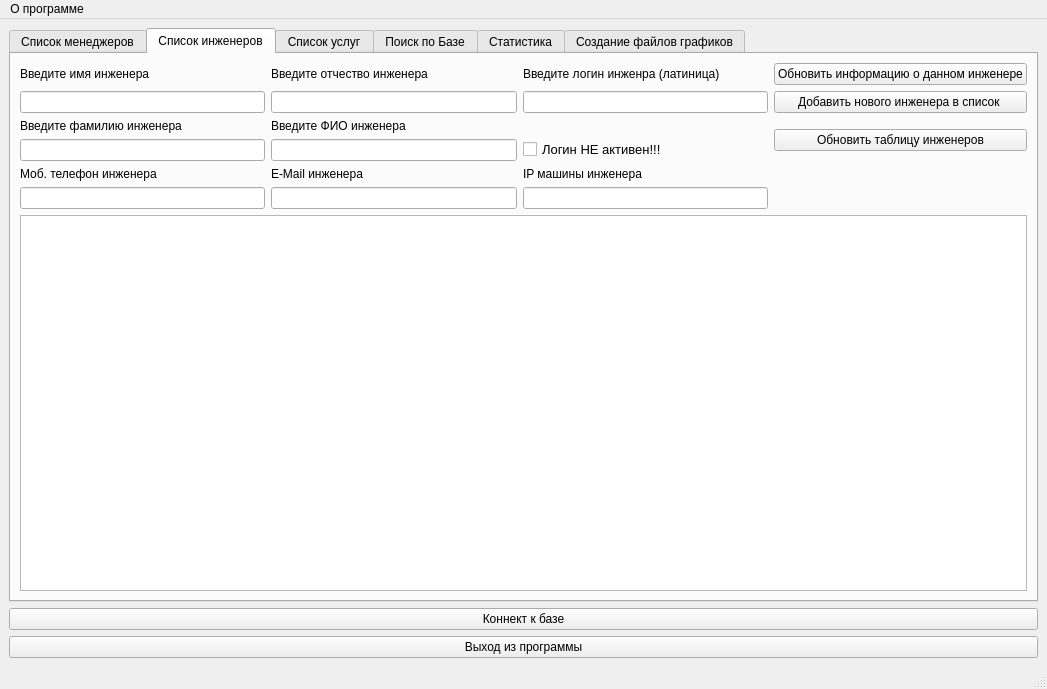
<?xml version="1.0" encoding="UTF-8"?>
<ui version="4.0">
 <class>MainWindow</class>
 <widget class="QMainWindow" name="MainWindow">
  <property name="geometry">
   <rect>
    <x>0</x>
    <y>0</y>
    <width>1047</width>
    <height>689</height>
   </rect>
  </property>
  <property name="windowTitle">
   <string>MainWindow</string>
  </property>
  <widget class="QWidget" name="centralwidget">
   <layout class="QGridLayout" name="gridLayout_6">
    <item row="0" column="0">
     <layout class="QHBoxLayout" name="horizontalLayout">
      <property name="sizeConstraint">
       <enum>QLayout::SetMaximumSize</enum>
      </property>
      <item>
       <widget class="QTabWidget" name="tabWidget">
        <property name="sizePolicy">
         <sizepolicy hsizetype="Expanding" vsizetype="Expanding">
          <horstretch>218</horstretch>
          <verstretch>224</verstretch>
         </sizepolicy>
        </property>
        <property name="minimumSize">
         <size>
          <width>1021</width>
          <height>360</height>
         </size>
        </property>
        <property name="font">
         <font>
          <weight>50</weight>
          <bold>false</bold>
          <stylestrategy>PreferAntialias</stylestrategy>
         </font>
        </property>
        <property name="currentIndex">
         <number>1</number>
        </property>
        <widget class="QWidget" name="tab">
         <property name="font">
          <font>
           <stylestrategy>PreferAntialias</stylestrategy>
          </font>
         </property>
         <property name="accessibleName">
          <string/>
         </property>
         <attribute name="title">
          <string>Список менеджеров</string>
         </attribute>
         <layout class="QGridLayout" name="gridLayout">
          <item row="10" column="0">
           <widget class="QLineEdit" name="lineEdit_family"/>
          </item>
          <item row="7" column="1" rowspan="2">
           <widget class="QLabel" name="label_3">
            <property name="text">
             <string>Короткое имя менеджера</string>
            </property>
           </widget>
          </item>
          <item row="7" column="0" rowspan="2">
           <widget class="QLabel" name="label_2">
            <property name="text">
             <string>Фамилия менеджера</string>
            </property>
           </widget>
          </item>
          <item row="5" column="1">
           <widget class="QLineEdit" name="lineEdit_otchestvo"/>
          </item>
          <item row="5" column="0">
           <widget class="QLineEdit" name="lineEdit_name"/>
          </item>
          <item row="10" column="1">
           <widget class="QLineEdit" name="lineEdit_shortname"/>
          </item>
          <item row="0" column="0">
           <widget class="QLabel" name="label">
            <property name="text">
             <string>Имя менеджера</string>
            </property>
           </widget>
          </item>
          <item row="10" column="2" colspan="2">
           <widget class="QCheckBox" name="checkBox_admin">
            <property name="font">
             <font>
              <pointsize>10</pointsize>
              <stylestrategy>PreferAntialias</stylestrategy>
             </font>
            </property>
            <property name="text">
             <string>Менеджер имеет Администраторские права!</string>
            </property>
           </widget>
          </item>
          <item row="13" column="0" colspan="5">
           <widget class="QTableWidget" name="tableWidget_manager">
            <property name="sortingEnabled">
             <bool>true</bool>
            </property>
           </widget>
          </item>
          <item row="0" column="1">
           <widget class="QLabel" name="label_4">
            <property name="text">
             <string>Отчество менеджера</string>
            </property>
           </widget>
          </item>
          <item row="12" column="0">
           <widget class="QLineEdit" name="lineEdit_number_m_lastkp"/>
          </item>
          <item row="11" column="0">
           <widget class="QLabel" name="label_number_m_lastkp">
            <property name="text">
             <string>Номер последнего коммерческого предложения </string>
            </property>
           </widget>
          </item>
          <item row="0" column="4">
           <widget class="QPushButton" name="pushButton_table1_refresh">
            <property name="text">
             <string>Обновить таблицу менеджеров</string>
            </property>
           </widget>
          </item>
          <item row="5" column="4">
           <widget class="QPushButton" name="pushButton_insert_table1">
            <property name="text">
             <string>Записать в таблицу</string>
            </property>
           </widget>
          </item>
          <item row="10" column="4">
           <widget class="QPushButton" name="pushButton_manager_delete">
            <property name="text">
             <string>Удалить данные о менеджере</string>
            </property>
           </widget>
          </item>
          <item row="12" column="1">
           <widget class="QLineEdit" name="lineEdit_number_m_lastdog"/>
          </item>
          <item row="11" column="1">
           <widget class="QLabel" name="label_number_m_lastdog">
            <property name="text">
             <string>Номер последнего договора</string>
            </property>
           </widget>
          </item>
          <item row="12" column="2">
           <widget class="QLineEdit" name="lineEdit_tel_manager"/>
          </item>
          <item row="11" column="2">
           <widget class="QLabel" name="label_tel_manager">
            <property name="text">
             <string>Телефон менеджера</string>
            </property>
           </widget>
          </item>
          <item row="12" column="3">
           <widget class="QLineEdit" name="lineEdit_email_manager"/>
          </item>
          <item row="11" column="3">
           <widget class="QLabel" name="label_email_manager">
            <property name="text">
             <string>E-mail менеджера</string>
            </property>
           </widget>
          </item>
          <item row="5" column="3">
           <widget class="QCheckBox" name="checkBox_acticve">
            <property name="font">
             <font>
              <pointsize>10</pointsize>
             </font>
            </property>
            <property name="text">
             <string>Менеджер неактивен!</string>
            </property>
           </widget>
          </item>
          <item row="5" column="2">
           <widget class="QLineEdit" name="lineEdit_login_manager"/>
          </item>
          <item row="0" column="2">
           <widget class="QLabel" name="label_5">
            <property name="text">
             <string>Логин менеджера</string>
            </property>
           </widget>
          </item>
          <item row="11" column="4">
           <widget class="QLabel" name="label_ip_manager">
            <property name="text">
             <string>IP менеджера</string>
            </property>
           </widget>
          </item>
          <item row="12" column="4">
           <widget class="QLineEdit" name="lineEdit_ip_manager"/>
          </item>
         </layout>
        </widget>
        <widget class="QWidget" name="tab_2">
         <attribute name="title">
          <string>Список инженеров</string>
         </attribute>
         <layout class="QGridLayout" name="gridLayout_5">
          <item row="3" column="2">
           <widget class="QLabel" name="label_fio_eng">
            <property name="text">
             <string>Введите ФИО инженера</string>
            </property>
           </widget>
          </item>
          <item row="4" column="1">
           <widget class="QLineEdit" name="lineEdit_family_eng"/>
          </item>
          <item row="1" column="1">
           <widget class="QLabel" name="label_name_eng">
            <property name="text">
             <string>Введите имя инженера</string>
            </property>
           </widget>
          </item>
          <item row="1" column="2">
           <widget class="QLabel" name="label_otch_eng">
            <property name="text">
             <string>Введите отчество инженера</string>
            </property>
           </widget>
          </item>
          <item row="0" column="0">
           <layout class="QGridLayout" name="gridLayout_2"/>
          </item>
          <item row="1" column="3">
           <widget class="QLabel" name="label_login_eng">
            <property name="text">
             <string>Введите логин инженра (латиница)</string>
            </property>
           </widget>
          </item>
          <item row="1" column="4">
           <widget class="QPushButton" name="pushButton_edit_eng_table">
            <property name="text">
             <string>Обновить информацию о данном инженере</string>
            </property>
           </widget>
          </item>
          <item row="2" column="1">
           <widget class="QLineEdit" name="lineEdit_name_eng"/>
          </item>
          <item row="2" column="2">
           <widget class="QLineEdit" name="lineEdit_otchestvo_eng"/>
          </item>
          <item row="2" column="3">
           <widget class="QLineEdit" name="lineEdit_login_eng"/>
          </item>
          <item row="2" column="4">
           <widget class="QPushButton" name="pushButton_insert_eng">
            <property name="text">
             <string>Добавить нового инженера в список </string>
            </property>
           </widget>
          </item>
          <item row="3" column="1">
           <widget class="QLabel" name="label_family_eng">
            <property name="text">
             <string>Введите фамилию инженера</string>
            </property>
           </widget>
          </item>
          <item row="3" column="4" rowspan="2">
           <widget class="QPushButton" name="pushButton_refresh_eng_table">
            <property name="text">
             <string>Обновить таблицу инженеров</string>
            </property>
           </widget>
          </item>
          <item row="4" column="2">
           <widget class="QLineEdit" name="lineEdit_fio_eng"/>
          </item>
          <item row="4" column="3">
           <widget class="QCheckBox" name="checkBox_login_na_eng">
            <property name="font">
             <font>
              <pointsize>10</pointsize>
             </font>
            </property>
            <property name="text">
             <string>Логин НЕ активен!!!</string>
            </property>
           </widget>
          </item>
          <item row="6" column="1">
           <widget class="QLineEdit" name="lineEdit_tel_eng"/>
          </item>
          <item row="5" column="1">
           <widget class="QLabel" name="label_tel_eng">
            <property name="text">
             <string>Моб. телефон инженера</string>
            </property>
           </widget>
          </item>
          <item row="5" column="2">
           <widget class="QLabel" name="label_email_eng">
            <property name="text">
             <string>E-Mail инженера</string>
            </property>
           </widget>
          </item>
          <item row="6" column="2">
           <widget class="QLineEdit" name="lineEdit_mail_eng"/>
          </item>
          <item row="7" column="1" colspan="4">
           <widget class="QTableWidget" name="tableWidget_eng"/>
          </item>
          <item row="5" column="3">
           <widget class="QLabel" name="label_ip_eng">
            <property name="text">
             <string>IP машины инженера</string>
            </property>
           </widget>
          </item>
          <item row="6" column="3">
           <widget class="QLineEdit" name="lineEdit_ip_eng"/>
          </item>
         </layout>
        </widget>
        <widget class="QWidget" name="tab_3">
         <attribute name="title">
          <string>Список услуг</string>
         </attribute>
         <widget class="QLineEdit" name="lineEdit_name_uslug">
          <property name="geometry">
           <rect>
            <x>20</x>
            <y>40</y>
            <width>351</width>
            <height>20</height>
           </rect>
          </property>
         </widget>
         <widget class="QLineEdit" name="lineEdit_number_uslug">
          <property name="geometry">
           <rect>
            <x>20</x>
            <y>90</y>
            <width>113</width>
            <height>20</height>
           </rect>
          </property>
         </widget>
         <widget class="QLabel" name="label__name_uslug">
          <property name="geometry">
           <rect>
            <x>20</x>
            <y>20</y>
            <width>161</width>
            <height>16</height>
           </rect>
          </property>
          <property name="text">
           <string>Введите наименование услуги</string>
          </property>
         </widget>
         <widget class="QLabel" name="label_number_uslug">
          <property name="geometry">
           <rect>
            <x>20</x>
            <y>70</y>
            <width>121</width>
            <height>16</height>
           </rect>
          </property>
          <property name="text">
           <string>Введите номер услуги</string>
          </property>
         </widget>
         <widget class="QLineEdit" name="lineEdit_type_uslug">
          <property name="geometry">
           <rect>
            <x>150</x>
            <y>90</y>
            <width>391</width>
            <height>20</height>
           </rect>
          </property>
         </widget>
         <widget class="QLabel" name="label_type_uslug">
          <property name="geometry">
           <rect>
            <x>160</x>
            <y>70</y>
            <width>111</width>
            <height>16</height>
           </rect>
          </property>
          <property name="text">
           <string>Введите тип услуги</string>
          </property>
         </widget>
         <widget class="QLineEdit" name="lineEdit_number_type_uslug">
          <property name="geometry">
           <rect>
            <x>550</x>
            <y>90</y>
            <width>141</width>
            <height>20</height>
           </rect>
          </property>
         </widget>
         <widget class="QLabel" name="label_number_type_uslug">
          <property name="geometry">
           <rect>
            <x>550</x>
            <y>70</y>
            <width>141</width>
            <height>16</height>
           </rect>
          </property>
          <property name="text">
           <string>Введите № типа (Важно!)</string>
          </property>
         </widget>
         <widget class="QPlainTextEdit" name="plainTextEdit_uslug">
          <property name="geometry">
           <rect>
            <x>380</x>
            <y>10</y>
            <width>371</width>
            <height>51</height>
           </rect>
          </property>
          <property name="font">
           <font>
            <weight>75</weight>
            <bold>true</bold>
           </font>
          </property>
          <property name="plainText">
           <string>В программе используется именно № типа  услуги, а не наименование услуги для внутренней работы программы. Внимательно заполняйте цифровое поле &quot;№ типа&quot;!!</string>
          </property>
         </widget>
         <widget class="QPushButton" name="pushButton_edit_uslug">
          <property name="geometry">
           <rect>
            <x>760</x>
            <y>10</y>
            <width>251</width>
            <height>23</height>
           </rect>
          </property>
          <property name="text">
           <string>Перезаписать услугу!</string>
          </property>
         </widget>
         <widget class="QPushButton" name="pushButton_insert_uslug">
          <property name="geometry">
           <rect>
            <x>760</x>
            <y>40</y>
            <width>251</width>
            <height>23</height>
           </rect>
          </property>
          <property name="text">
           <string>Добавить новую услугу!</string>
          </property>
         </widget>
         <widget class="QPushButton" name="pushButton_delet_uslug">
          <property name="geometry">
           <rect>
            <x>760</x>
            <y>70</y>
            <width>251</width>
            <height>23</height>
           </rect>
          </property>
          <property name="text">
           <string>Удалить услугу</string>
          </property>
         </widget>
         <widget class="QTableWidget" name="tableWidget_uslug">
          <property name="geometry">
           <rect>
            <x>10</x>
            <y>130</y>
            <width>991</width>
            <height>301</height>
           </rect>
          </property>
         </widget>
         <widget class="QWidget" name="gridLayoutWidget_2">
          <property name="geometry">
           <rect>
            <x>10</x>
            <y>10</y>
            <width>2</width>
            <height>2</height>
           </rect>
          </property>
          <layout class="QGridLayout" name="gridLayout_3"/>
         </widget>
         <widget class="QPushButton" name="pushButton_refresh_uslug_table">
          <property name="geometry">
           <rect>
            <x>760</x>
            <y>100</y>
            <width>251</width>
            <height>23</height>
           </rect>
          </property>
          <property name="text">
           <string>Обновить таблицу</string>
          </property>
         </widget>
        </widget>
        <widget class="QWidget" name="tab_4">
         <attribute name="title">
          <string>Поиск по Базе</string>
         </attribute>
         <layout class="QGridLayout" name="gridLayout_4">
          <item row="1" column="5" rowspan="2">
           <widget class="QCheckBox" name="checkBox_datee_search">
            <property name="text">
             <string>По Датам (формат - 31.12.2013)</string>
            </property>
           </widget>
          </item>
          <item row="6" column="4" rowspan="3">
           <widget class="QCheckBox" name="checkBox_memo_search">
            <property name="text">
             <string>По Напоминаниям</string>
            </property>
           </widget>
          </item>
          <item row="1" column="3" rowspan="2">
           <widget class="QCheckBox" name="checkBox_manager_search">
            <property name="text">
             <string>По менеджерам</string>
            </property>
           </widget>
          </item>
          <item row="1" column="4" rowspan="2">
           <widget class="QCheckBox" name="checkBox_adres_search">
            <property name="text">
             <string>По Адресам</string>
            </property>
           </widget>
          </item>
          <item row="5" column="0" rowspan="2" colspan="2">
           <widget class="QPushButton" name="pushButton_search_base">
            <property name="text">
             <string>Поиск по Базе</string>
            </property>
           </widget>
          </item>
          <item row="8" column="0" colspan="2">
           <widget class="QPushButton" name="pushButton_search_result">
            <property name="text">
             <string>Поиск в найденном</string>
            </property>
           </widget>
          </item>
          <item row="0" column="0" colspan="2">
           <widget class="QLabel" name="label_search">
            <property name="text">
             <string>Введите искомое ( предпочтительно одно слово )</string>
            </property>
           </widget>
          </item>
          <item row="10" column="0" colspan="7">
           <widget class="QTableWidget" name="tableWidget_search"/>
          </item>
          <item row="6" column="6" rowspan="3">
           <widget class="QPushButton" name="pushButton_clear_table_search">
            <property name="text">
             <string>Очистить таблицу</string>
            </property>
           </widget>
          </item>
          <item row="4" column="5" rowspan="2">
           <widget class="QCheckBox" name="checkBox_log_search">
            <property name="text">
             <string>По Логам</string>
            </property>
           </widget>
          </item>
          <item row="6" column="3" rowspan="3">
           <widget class="QCheckBox" name="checkBox_number_dog_search">
            <property name="text">
             <string>По № Договора</string>
            </property>
           </widget>
          </item>
          <item row="4" column="4" rowspan="2">
           <widget class="QCheckBox" name="checkBox_tel_search">
            <property name="text">
             <string>По телефонам</string>
            </property>
           </widget>
          </item>
          <item row="4" column="3" rowspan="2">
           <widget class="QCheckBox" name="checkBox_fio_client_search">
            <property name="text">
             <string>По ФИО Клиента</string>
            </property>
           </widget>
          </item>
          <item row="6" column="5" rowspan="3">
           <widget class="QCheckBox" name="checkBox_all_search">
            <property name="text">
             <string>По Всему (много мусора)</string>
            </property>
           </widget>
          </item>
          <item row="2" column="0" colspan="2">
           <widget class="QLineEdit" name="lineEdit_search"/>
          </item>
         </layout>
        </widget>
        <widget class="QWidget" name="tab_5">
         <attribute name="title">
          <string>Статистика</string>
         </attribute>
        </widget>
        <widget class="QWidget" name="tab_6">
         <attribute name="title">
          <string>Создание файлов графиков</string>
         </attribute>
        </widget>
       </widget>
      </item>
     </layout>
    </item>
    <item row="1" column="0">
     <widget class="QPushButton" name="pushButton_connect">
      <property name="text">
       <string>Коннект к базе</string>
      </property>
     </widget>
    </item>
    <item row="2" column="0">
     <widget class="QPushButton" name="pushButton_exit">
      <property name="text">
       <string>Выход из программы</string>
      </property>
     </widget>
    </item>
   </layout>
  </widget>
  <widget class="QMenuBar" name="menubar">
   <property name="geometry">
    <rect>
     <x>0</x>
     <y>0</y>
     <width>1047</width>
     <height>25</height>
    </rect>
   </property>
   <widget class="QMenu" name="menuO_Ghjuhfvvt">
    <property name="title">
     <string>О программе</string>
    </property>
    <addaction name="action"/>
    <addaction name="action_2"/>
   </widget>
   <addaction name="menuO_Ghjuhfvvt"/>
  </widget>
  <widget class="QStatusBar" name="statusbar"/>
  <action name="action">
   <property name="text">
    <string>О программе</string>
   </property>
  </action>
  <action name="action_2">
   <property name="text">
    <string>Помощь</string>
   </property>
  </action>
 </widget>
 <resources/>
 <connections/>
</ui>
